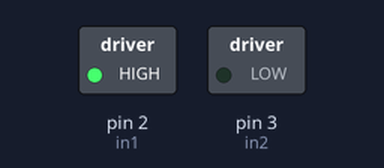
The sketch below on a simulated Arduino Uno, built with avr-gcc and run on an emulated ATmega328P. Parts: switched loads named in the sketch (green lamp = pin HIGH).

Above: at 0.1 s.
Timing chart, 0 to 1.6 s (numbered marks = the images above):
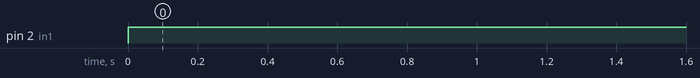

Measured:
- by itself, pin 2 (in1): LOW → HIGH at 0.00 s

The sketch:

MotorSpeedController.ino
```cpp
// int enA=5;
int in1=2;
int in2=3;

void setup() {
  // Motor A
  // pinMode(enA, OUTPUT);
  pinMode(in1, OUTPUT);
  pinMode(in2, OUTPUT);
}
void moveClockwise(int spd){
  digitalWrite(in2, LOW);
  digitalWrite(in1, HIGH);
  // analogWrite(enA, spd);
}

void loop() {
  moveClockwise(200);
  delay(1000);
}
```
